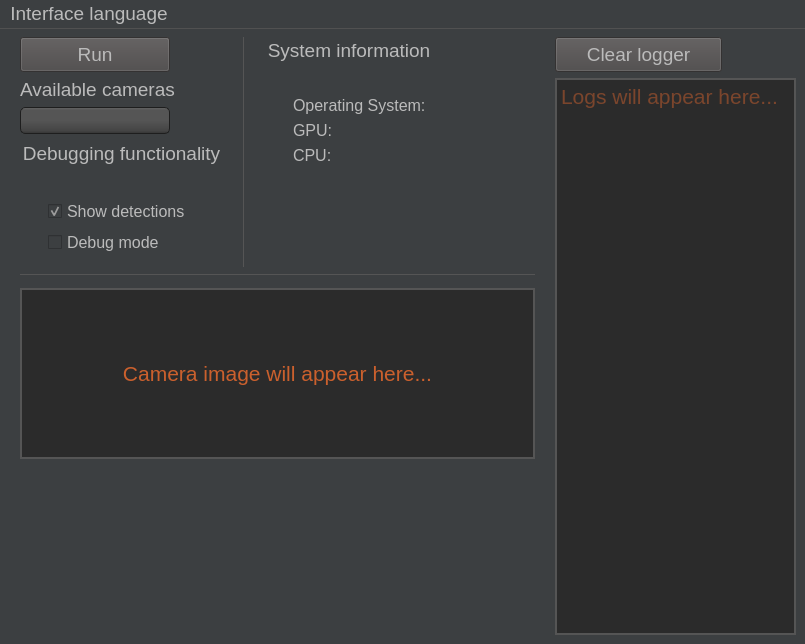
<?xml version="1.0" encoding="UTF-8"?>
<ui version="4.0">
 <class>MainWindow</class>
 <widget class="QMainWindow" name="MainWindow">
  <property name="geometry">
   <rect>
    <x>0</x>
    <y>0</y>
    <width>805</width>
    <height>644</height>
   </rect>
  </property>
  <property name="windowTitle">
   <string>ISS Driver Drowsiness Detector (prototype v1.0)</string>
  </property>
  <property name="windowIcon">
   <iconset resource="../../resource/resource.qrc">
    <normaloff>:/icons/images/Main_Window_Icon.png</normaloff>:/icons/images/Main_Window_Icon.png</iconset>
  </property>
  <property name="styleSheet">
   <string notr="true">background: #3c3f41;
color: #bbbbbb;</string>
  </property>
  <property name="iconSize">
   <size>
    <width>24</width>
    <height>24</height>
   </size>
  </property>
  <widget class="QWidget" name="centralwidget">
   <property name="styleSheet">
    <string notr="true">#centralwidget {
	border-top: 1px solid #515151;
}

QPushButton {
	padding-left: 30px;
	padding-right: 30px;
	padding-top: 5px;
	padding-bottom: 5px;
	background-color: #494646;
	color: #bbbbbb;
}

 QPushButton:hover {
     background-color: #4b6eaf;
 }

 QPushButton:pressed {
     background-color: #1B5583;
 }

QScrollBar:vertical {
	border: none;
    background: rgb(45, 45, 68);
    width: 14px;
    margin: 15px 0 15px 0;
	border-radius: 0px;
 }

/*  HANDLE BAR VERTICAL */
QScrollBar::handle:vertical {	
	background-color: #4e4e4e;
	min-height: 30px;
	border-radius: 7px;
}
QScrollBar::handle:vertical:hover{	
	background-color:  #9797a5;
}
QScrollBar::handle:vertical:pressed {	
	background-color: #8b8787;
}

/* BUTTON TOP - SCROLLBAR */
QScrollBar::sub-line:vertical {
	border: none;
	background-color: #4e4e4e;
	height: 15px;
	border-top-left-radius: 7px;
	border-top-right-radius: 7px;
	subcontrol-position: top;
	subcontrol-origin: margin;
}
QScrollBar::sub-line:vertical:hover {	
	background-color: #dfdfe1;
}
QScrollBar::sub-line:vertical:pressed {	
	background-color: #9797a5;
}

/* BUTTON BOTTOM - SCROLLBAR */
QScrollBar::add-line:vertical {
	border: none;
	background-color: #4e4e4e;
	height: 15px;
	border-bottom-left-radius: 7px;
	border-bottom-right-radius: 7px;
	subcontrol-position: bottom;
	subcontrol-origin: margin;
}
QScrollBar::add-line:vertical:hover {	
	background-color: #dfdfe1;
}
QScrollBar::add-line:vertical:pressed {	
	background-color: #9797a5;
}

/* RESET ARROW */
QScrollBar::up-arrow:vertical, QScrollBar::down-arrow:vertical {
	background: none;
}
QScrollBar::add-page:vertical, QScrollBar::sub-page:vertical {
	background: none;
}
</string>
   </property>
   <layout class="QGridLayout" name="gridLayout">
    <property name="leftMargin">
     <number>20</number>
    </property>
    <property name="horizontalSpacing">
     <number>20</number>
    </property>
    <item row="6" column="0" colspan="4">
     <widget class="QStackedWidget" name="cameraContentStackedWidget">
      <property name="sizePolicy">
       <sizepolicy hsizetype="Expanding" vsizetype="Expanding">
        <horstretch>0</horstretch>
        <verstretch>0</verstretch>
       </sizepolicy>
      </property>
      <property name="minimumSize">
       <size>
        <width>0</width>
        <height>0</height>
       </size>
      </property>
      <property name="maximumSize">
       <size>
        <width>16777215</width>
        <height>16777215</height>
       </size>
      </property>
      <property name="styleSheet">
       <string notr="true">QStackedWidget {
	border: 2px solid #555555;
}

QLabel {
	color: #cb602d;
	background: #2b2b2b;
}</string>
      </property>
      <property name="currentIndex">
       <number>0</number>
      </property>
      <widget class="QWidget" name="cameraContentHintLabelPage">
       <layout class="QGridLayout" name="gridLayout_2">
        <property name="leftMargin">
         <number>0</number>
        </property>
        <property name="topMargin">
         <number>0</number>
        </property>
        <property name="rightMargin">
         <number>0</number>
        </property>
        <property name="bottomMargin">
         <number>0</number>
        </property>
        <property name="spacing">
         <number>0</number>
        </property>
        <item row="2" column="0">
         <widget class="QLabel" name="cameraContenHintLabel">
          <property name="sizePolicy">
           <sizepolicy hsizetype="Expanding" vsizetype="Expanding">
            <horstretch>0</horstretch>
            <verstretch>0</verstretch>
           </sizepolicy>
          </property>
          <property name="minimumSize">
           <size>
            <width>0</width>
            <height>0</height>
           </size>
          </property>
          <property name="font">
           <font>
            <pointsize>16</pointsize>
           </font>
          </property>
          <property name="styleSheet">
           <string notr="true"/>
          </property>
          <property name="text">
           <string>Camera image will appear here...</string>
          </property>
          <property name="scaledContents">
           <bool>false</bool>
          </property>
          <property name="alignment">
           <set>Qt::AlignCenter</set>
          </property>
         </widget>
        </item>
       </layout>
      </widget>
      <widget class="QWidget" name="videoFramePage">
       <layout class="QGridLayout" name="gridLayout_3">
        <property name="leftMargin">
         <number>0</number>
        </property>
        <property name="topMargin">
         <number>0</number>
        </property>
        <property name="rightMargin">
         <number>0</number>
        </property>
        <property name="bottomMargin">
         <number>0</number>
        </property>
        <property name="spacing">
         <number>0</number>
        </property>
        <item row="0" column="0">
         <widget class="QLabel" name="videoFrame">
          <property name="sizePolicy">
           <sizepolicy hsizetype="Ignored" vsizetype="Ignored">
            <horstretch>0</horstretch>
            <verstretch>0</verstretch>
           </sizepolicy>
          </property>
          <property name="text">
           <string/>
          </property>
          <property name="scaledContents">
           <bool>true</bool>
          </property>
          <property name="alignment">
           <set>Qt::AlignCenter</set>
          </property>
          <property name="margin">
           <number>0</number>
          </property>
         </widget>
        </item>
       </layout>
      </widget>
      <widget class="QWidget" name="restartRecognitionSystemPage">
       <layout class="QGridLayout" name="gridLayout_6">
        <property name="leftMargin">
         <number>0</number>
        </property>
        <property name="topMargin">
         <number>0</number>
        </property>
        <property name="rightMargin">
         <number>0</number>
        </property>
        <property name="bottomMargin">
         <number>0</number>
        </property>
        <property name="spacing">
         <number>0</number>
        </property>
        <item row="0" column="0">
         <widget class="QLabel" name="restartRecognitionSystemLabel">
          <property name="font">
           <font>
            <pointsize>16</pointsize>
            <italic>false</italic>
           </font>
          </property>
          <property name="text">
           <string>Restarting the recognition system...</string>
          </property>
          <property name="alignment">
           <set>Qt::AlignCenter</set>
          </property>
         </widget>
        </item>
       </layout>
      </widget>
     </widget>
    </item>
    <item row="3" column="0">
     <widget class="QGroupBox" name="debuggingFunctionalityGroupBox">
      <property name="sizePolicy">
       <sizepolicy hsizetype="Maximum" vsizetype="Preferred">
        <horstretch>0</horstretch>
        <verstretch>0</verstretch>
       </sizepolicy>
      </property>
      <property name="font">
       <font>
        <pointsize>14</pointsize>
       </font>
      </property>
      <property name="styleSheet">
       <string notr="true">QGroupBox { 
	border: none;
}</string>
      </property>
      <property name="title">
       <string>Debugging functionality</string>
      </property>
      <property name="flat">
       <bool>true</bool>
      </property>
      <layout class="QVBoxLayout" name="verticalLayout">
       <property name="leftMargin">
        <number>25</number>
       </property>
       <property name="topMargin">
        <number>30</number>
       </property>
       <item>
        <widget class="QCheckBox" name="showDetections">
         <property name="font">
          <font>
           <pointsize>12</pointsize>
          </font>
         </property>
         <property name="text">
          <string>Show detections</string>
         </property>
         <property name="checked">
          <bool>true</bool>
         </property>
        </widget>
       </item>
       <item>
        <widget class="QCheckBox" name="debugMode">
         <property name="font">
          <font>
           <pointsize>12</pointsize>
          </font>
         </property>
         <property name="text">
          <string>Debug mode</string>
         </property>
         <property name="checked">
          <bool>false</bool>
         </property>
        </widget>
       </item>
      </layout>
     </widget>
    </item>
    <item row="0" column="4">
     <widget class="QPushButton" name="clearLogger">
      <property name="sizePolicy">
       <sizepolicy hsizetype="Maximum" vsizetype="Fixed">
        <horstretch>0</horstretch>
        <verstretch>0</verstretch>
       </sizepolicy>
      </property>
      <property name="font">
       <font>
        <pointsize>14</pointsize>
       </font>
      </property>
      <property name="text">
       <string>Clear logger</string>
      </property>
     </widget>
    </item>
    <item row="4" column="0" colspan="4">
     <widget class="Line" name="line_2">
      <property name="styleSheet">
       <string notr="true">color: #555555;</string>
      </property>
      <property name="frameShadow">
       <enum>QFrame::Plain</enum>
      </property>
      <property name="orientation">
       <enum>Qt::Horizontal</enum>
      </property>
     </widget>
    </item>
    <item row="1" column="0">
     <widget class="QLabel" name="availableCamerasLabel">
      <property name="sizePolicy">
       <sizepolicy hsizetype="Maximum" vsizetype="Maximum">
        <horstretch>0</horstretch>
        <verstretch>0</verstretch>
       </sizepolicy>
      </property>
      <property name="font">
       <font>
        <pointsize>14</pointsize>
        <bold>false</bold>
       </font>
      </property>
      <property name="styleSheet">
       <string notr="true"/>
      </property>
      <property name="text">
       <string>Available cameras</string>
      </property>
     </widget>
    </item>
    <item row="0" column="0">
     <widget class="QPushButton" name="runStop">
      <property name="sizePolicy">
       <sizepolicy hsizetype="Maximum" vsizetype="Fixed">
        <horstretch>0</horstretch>
        <verstretch>0</verstretch>
       </sizepolicy>
      </property>
      <property name="minimumSize">
       <size>
        <width>150</width>
        <height>0</height>
       </size>
      </property>
      <property name="font">
       <font>
        <pointsize>14</pointsize>
       </font>
      </property>
      <property name="text">
       <string>Run</string>
      </property>
     </widget>
    </item>
    <item row="7" column="0" colspan="3">
     <spacer name="verticalSpacer">
      <property name="orientation">
       <enum>Qt::Vertical</enum>
      </property>
      <property name="sizeHint" stdset="0">
       <size>
        <width>20</width>
        <height>40</height>
       </size>
      </property>
     </spacer>
    </item>
    <item row="2" column="0">
     <widget class="QComboBox" name="availableCameras">
      <property name="sizePolicy">
       <sizepolicy hsizetype="Maximum" vsizetype="Preferred">
        <horstretch>0</horstretch>
        <verstretch>0</verstretch>
       </sizepolicy>
      </property>
      <property name="minimumSize">
       <size>
        <width>150</width>
        <height>0</height>
       </size>
      </property>
      <property name="font">
       <font>
        <pointsize>14</pointsize>
       </font>
      </property>
      <property name="styleSheet">
       <string notr="true">QComboBox {
    subcontrol-origin: padding;
    subcontrol-position: top right;
    selection-background-color: #111;
    selection-color: yellow;
    color: white;
    background-color: QLinearGradient( x1: 0, y1: 0, x2: 0, y2: 1, stop: 0 #565656, stop: 0.1 #525252, stop: 0.5 #4e4e4e, stop: 0.9 #4a4a4a, stop: 1 #464646);
    border-style: solid;
    border: 1px solid #1e1e1e;
    border-radius: 5;
}

QComboBox:hover, QPushButton:hover {
    border: 1px solid #cb602d;
    color: white;
}

QComboBox:editable {
    background: red;
    color: pink;
}

QComboBox:on {
    padding-top: 0px;
    padding-left: 0px;
    color: white;
    background-color: QLinearGradient( x1: 0, y1: 0, x2: 0, y2: 1, stop: 0 #2d2d2d, stop: 0.1 #2b2b2b, stop: 0.5 #292929, stop: 0.9 #282828, stop: 1 #252525);
    selection-background-color: #ffaa00;
}

QComboBox:!on {
    color: white;
    background-color: QLinearGradient( x1: 0, y1: 0, x2: 0, y2: 1, stop: 0 #666, stop: 0.1 #555, stop: 0.5 #555, stop: 0.9 #444, stop: 1 #333);
}

QComboBox QAbstractItemView {
    border: 2px solid red;
    color: black;
    selection-background-color: QLinearGradient( x1: 0, y1: 0, x2: 0, y2: 1, stop: 0 #111, stop: 1 #333);
}

QComboBox::drop-down {
     subcontrol-origin: padding;
     subcontrol-position: top right;
     width: 15px;
     color: white;
     border-left-width: 0px;
     border-left-color: darkgray;
     border-left-style: solid; /* just a single line */
     border-top-right-radius: 3px; /* same radius as the QComboBox */
     border-bottom-right-radius: 3px;
     padding-left: 10px;
 }</string>
      </property>
      <property name="sizeAdjustPolicy">
       <enum>QComboBox::AdjustToContents</enum>
      </property>
     </widget>
    </item>
    <item row="1" column="4" rowspan="7">
     <widget class="QTextBrowser" name="logger">
      <property name="sizePolicy">
       <sizepolicy hsizetype="Expanding" vsizetype="Expanding">
        <horstretch>2</horstretch>
        <verstretch>0</verstretch>
       </sizepolicy>
      </property>
      <property name="minimumSize">
       <size>
        <width>0</width>
        <height>0</height>
       </size>
      </property>
      <property name="font">
       <font>
        <pointsize>16</pointsize>
       </font>
      </property>
      <property name="cursor" stdset="0">
       <cursorShape>IBeamCursor</cursorShape>
      </property>
      <property name="styleSheet">
       <string notr="true">QTextBrowser {
	border: 2px solid #555555;
	color: #cb602d;
	background: #2b2b2b;
}</string>
      </property>
      <property name="markdown">
       <string notr="true"/>
      </property>
      <property name="html">
       <string notr="true">&lt;!DOCTYPE HTML PUBLIC &quot;-//W3C//DTD HTML 4.0//EN&quot; &quot;http://www.w3.org/TR/REC-html40/strict.dtd&quot;&gt;
&lt;html&gt;&lt;head&gt;&lt;meta name=&quot;qrichtext&quot; content=&quot;1&quot; /&gt;&lt;meta charset=&quot;utf-8&quot; /&gt;&lt;style type=&quot;text/css&quot;&gt;
p, li { white-space: pre-wrap; }
hr { height: 1px; border-width: 0; }
li.unchecked::marker { content: &quot;\2610&quot;; }
li.checked::marker { content: &quot;\2612&quot;; }
&lt;/style&gt;&lt;/head&gt;&lt;body style=&quot; font-family:'Ubuntu'; font-size:16pt; font-weight:400; font-style:normal;&quot;&gt;
&lt;p style=&quot;-qt-paragraph-type:empty; margin-top:0px; margin-bottom:0px; margin-left:0px; margin-right:0px; -qt-block-indent:0; text-indent:0px; font-family:'Segoe UI';&quot;&gt;&lt;br /&gt;&lt;/p&gt;&lt;/body&gt;&lt;/html&gt;</string>
      </property>
      <property name="placeholderText">
       <string>Logs will appear here...</string>
      </property>
     </widget>
    </item>
    <item row="0" column="1" rowspan="4">
     <widget class="Line" name="line">
      <property name="styleSheet">
       <string notr="true">color: #555555;</string>
      </property>
      <property name="frameShadow">
       <enum>QFrame::Plain</enum>
      </property>
      <property name="lineWidth">
       <number>1</number>
      </property>
      <property name="orientation">
       <enum>Qt::Vertical</enum>
      </property>
     </widget>
    </item>
    <item row="0" column="2" rowspan="4">
     <widget class="QGroupBox" name="systemInformationGroupBox">
      <property name="sizePolicy">
       <sizepolicy hsizetype="Maximum" vsizetype="Expanding">
        <horstretch>0</horstretch>
        <verstretch>0</verstretch>
       </sizepolicy>
      </property>
      <property name="minimumSize">
       <size>
        <width>250</width>
        <height>0</height>
       </size>
      </property>
      <property name="font">
       <font>
        <pointsize>14</pointsize>
       </font>
      </property>
      <property name="styleSheet">
       <string notr="true">QGroupBox { 
	border: none;
}</string>
      </property>
      <property name="title">
       <string>System information</string>
      </property>
      <property name="flat">
       <bool>true</bool>
      </property>
      <layout class="QGridLayout" name="gridLayout_4">
       <property name="leftMargin">
        <number>25</number>
       </property>
       <property name="topMargin">
        <number>30</number>
       </property>
       <item row="0" column="1" colspan="3">
        <widget class="QLabel" name="operatingSystem">
         <property name="sizePolicy">
          <sizepolicy hsizetype="Maximum" vsizetype="Preferred">
           <horstretch>0</horstretch>
           <verstretch>0</verstretch>
          </sizepolicy>
         </property>
         <property name="font">
          <font>
           <pointsize>12</pointsize>
          </font>
         </property>
         <property name="text">
          <string notr="true"/>
         </property>
        </widget>
       </item>
       <item row="0" column="0">
        <widget class="QLabel" name="operatingSystemLabel">
         <property name="sizePolicy">
          <sizepolicy hsizetype="Maximum" vsizetype="Maximum">
           <horstretch>0</horstretch>
           <verstretch>0</verstretch>
          </sizepolicy>
         </property>
         <property name="font">
          <font>
           <pointsize>12</pointsize>
          </font>
         </property>
         <property name="text">
          <string>Operating System:</string>
         </property>
        </widget>
       </item>
       <item row="1" column="0" colspan="4">
        <widget class="QGroupBox" name="groupBox">
         <property name="title">
          <string/>
         </property>
         <layout class="QGridLayout" name="gridLayout_5">
          <property name="leftMargin">
           <number>0</number>
          </property>
          <property name="topMargin">
           <number>0</number>
          </property>
          <item row="1" column="1">
           <widget class="QLabel" name="cpuName">
            <property name="sizePolicy">
             <sizepolicy hsizetype="Minimum" vsizetype="Preferred">
              <horstretch>0</horstretch>
              <verstretch>0</verstretch>
             </sizepolicy>
            </property>
            <property name="font">
             <font>
              <pointsize>12</pointsize>
             </font>
            </property>
            <property name="text">
             <string notr="true"/>
            </property>
           </widget>
          </item>
          <item row="1" column="0">
           <widget class="QLabel" name="cpuLabel">
            <property name="sizePolicy">
             <sizepolicy hsizetype="Maximum" vsizetype="Maximum">
              <horstretch>0</horstretch>
              <verstretch>0</verstretch>
             </sizepolicy>
            </property>
            <property name="font">
             <font>
              <pointsize>12</pointsize>
             </font>
            </property>
            <property name="text">
             <string>CPU:</string>
            </property>
           </widget>
          </item>
          <item row="0" column="0">
           <widget class="QLabel" name="gpuLabel">
            <property name="sizePolicy">
             <sizepolicy hsizetype="Maximum" vsizetype="Maximum">
              <horstretch>0</horstretch>
              <verstretch>0</verstretch>
             </sizepolicy>
            </property>
            <property name="font">
             <font>
              <pointsize>12</pointsize>
             </font>
            </property>
            <property name="text">
             <string>GPU:</string>
            </property>
           </widget>
          </item>
          <item row="0" column="1">
           <widget class="QLabel" name="gpuName">
            <property name="sizePolicy">
             <sizepolicy hsizetype="Minimum" vsizetype="Preferred">
              <horstretch>0</horstretch>
              <verstretch>0</verstretch>
             </sizepolicy>
            </property>
            <property name="font">
             <font>
              <pointsize>12</pointsize>
             </font>
            </property>
            <property name="text">
             <string notr="true"/>
            </property>
           </widget>
          </item>
         </layout>
        </widget>
       </item>
       <item row="2" column="0" colspan="4">
        <spacer name="verticalSpacer_2">
         <property name="orientation">
          <enum>Qt::Vertical</enum>
         </property>
         <property name="sizeHint" stdset="0">
          <size>
           <width>20</width>
           <height>40</height>
          </size>
         </property>
        </spacer>
       </item>
      </layout>
     </widget>
    </item>
   </layout>
  </widget>
  <widget class="QMenuBar" name="menubar">
   <property name="geometry">
    <rect>
     <x>0</x>
     <y>0</y>
     <width>4095</width>
     <height>27</height>
    </rect>
   </property>
   <property name="font">
    <font>
     <pointsize>14</pointsize>
    </font>
   </property>
   <property name="styleSheet">
    <string notr="true">QMenuBar::item:selected {
	background: #4b6eaf;
}

QMenuBar::item:pressed {
	background: #1B5583;
}

QMenu {
    margin: 2px; /* some spacing around the menu */
}

QMenu::item {
    padding: 2px 25px 2px 20px;
    border: 1px solid transparent; /* reserve space for selection border */
}

QMenu::item:selected {
    border-color: #cb602d;
    background: rgba(100, 100, 100, 150);
}

QMenu::icon:checked { /* appearance of a 'checked' icon */
    background: gray;
    border: 1px inset gray;
    position: absolute;
    top: 1px;
    right: 1px;
    bottom: 1px;
    left: 1px;
}

QMenu::separator {
    height: 2px;
    background: lightblue;
    margin-left: 10px;
    margin-right: 5px;
}

QMenu::indicator {
    width: 13px;
    height: 13px;
}</string>
   </property>
   <property name="defaultUp">
    <bool>false</bool>
   </property>
   <property name="nativeMenuBar">
    <bool>true</bool>
   </property>
   <widget class="QMenu" name="menuInterface_language">
    <property name="font">
     <font>
      <pointsize>14</pointsize>
      <bold>false</bold>
     </font>
    </property>
    <property name="tearOffEnabled">
     <bool>false</bool>
    </property>
    <property name="title">
     <string>Interface language</string>
    </property>
    <property name="separatorsCollapsible">
     <bool>false</bool>
    </property>
    <property name="toolTipsVisible">
     <bool>false</bool>
    </property>
    <addaction name="russianLanguage"/>
    <addaction name="englishLanguage"/>
   </widget>
   <addaction name="menuInterface_language"/>
  </widget>
  <action name="russianLanguage">
   <property name="text">
    <string>Русский</string>
   </property>
  </action>
  <action name="englishLanguage">
   <property name="text">
    <string>English</string>
   </property>
  </action>
 </widget>
 <resources>
  <include location="../../resource/resource.qrc"/>
 </resources>
 <connections/>
</ui>
